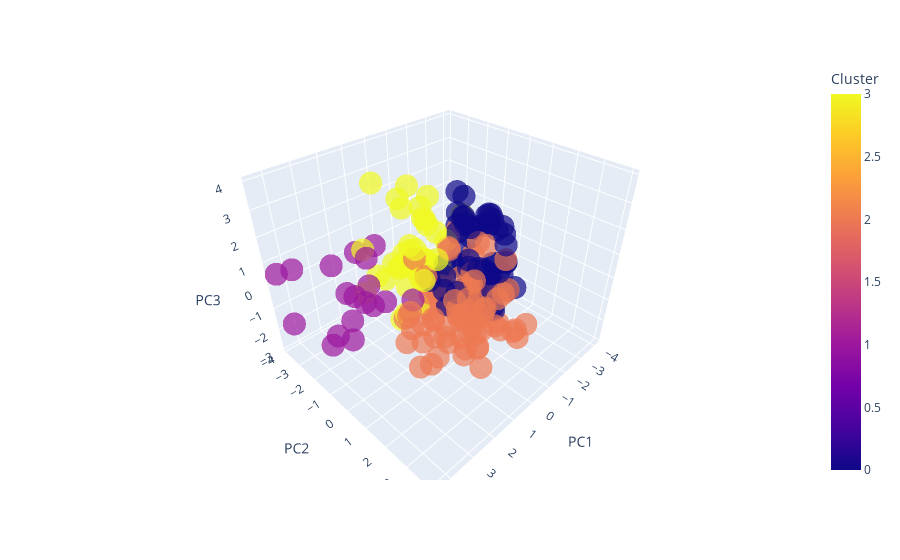

This figure's notebook cell:
### Code cell
# Visualizacion 3d de los clusters con 3 componentes principales
pca = PCA(n_components=3)

df_pca = pca.fit_transform(df_cluster)

df_pca = pd.DataFrame(df_pca, columns=['PC1', 'PC2', 'PC3'])
df_pca['Cluster'] = df['Cluster']

fig = px.scatter_3d(df_pca, x='PC1', y='PC2', z='PC3', color='Cluster', opacity=0.7)
fig.show()

### Figure 1 — Plotly figure (JSON) as saved in the notebook; plotly's stock layout.template omitted (floating-point values rounded to 4 significant figures; data arrays with more than 128 entries replaced by an {"elided": "..."} marker saying what was removed)
{"data": [{"hovertemplate": "PC1=%{x}<br>PC2=%{y}<br>PC3=%{z}<br>Cluster=%{marker.color}<extra></extra>", "legendgroup": "", "marker": {"color": {"elided": "200 int values"}, "coloraxis": "coloraxis", "opacity": 0.7, "symbol": "circle"}, "mode": "markers", "name": "", "scene": "scene", "showlegend": false, "type": "scatter3d", "x": {"elided": "200 float values"}, "y": {"elided": "200 float values"}, "z": {"elided": "200 float values"}}], "layout": {"coloraxis": {"colorbar": {"title": {"text": "Cluster"}}, "colorscale": [[0, "#0d0887"], [0.1111, "#46039f"], [0.2222, "#7201a8"], [0.3333, "#9c179e"], [0.4444, "#bd3786"], [0.5556, "#d8576b"], [0.6667, "#ed7953"], [0.7778, "#fb9f3a"], [0.8889, "#fdca26"], [1, "#f0f921"]]}, "legend": {"tracegroupgap": 0}, "margin": {"t": 60}, "scene": {"domain": {"x": [0, 1], "y": [0, 1]}, "xaxis": {"title": {"text": "PC1"}}, "yaxis": {"title": {"text": "PC2"}}, "zaxis": {"title": {"text": "PC3"}}}}}
